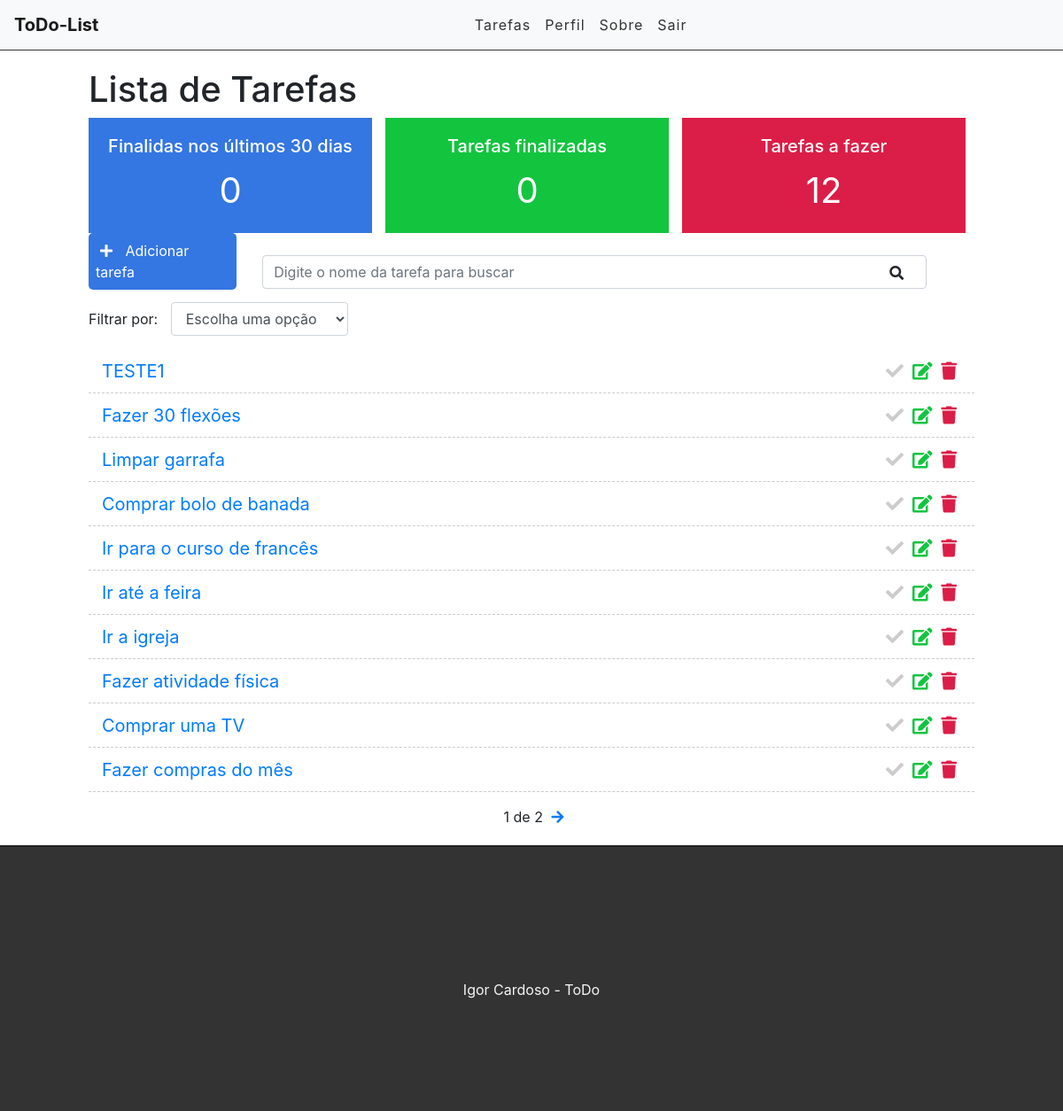
Page / (signed in) on the earlier database version.
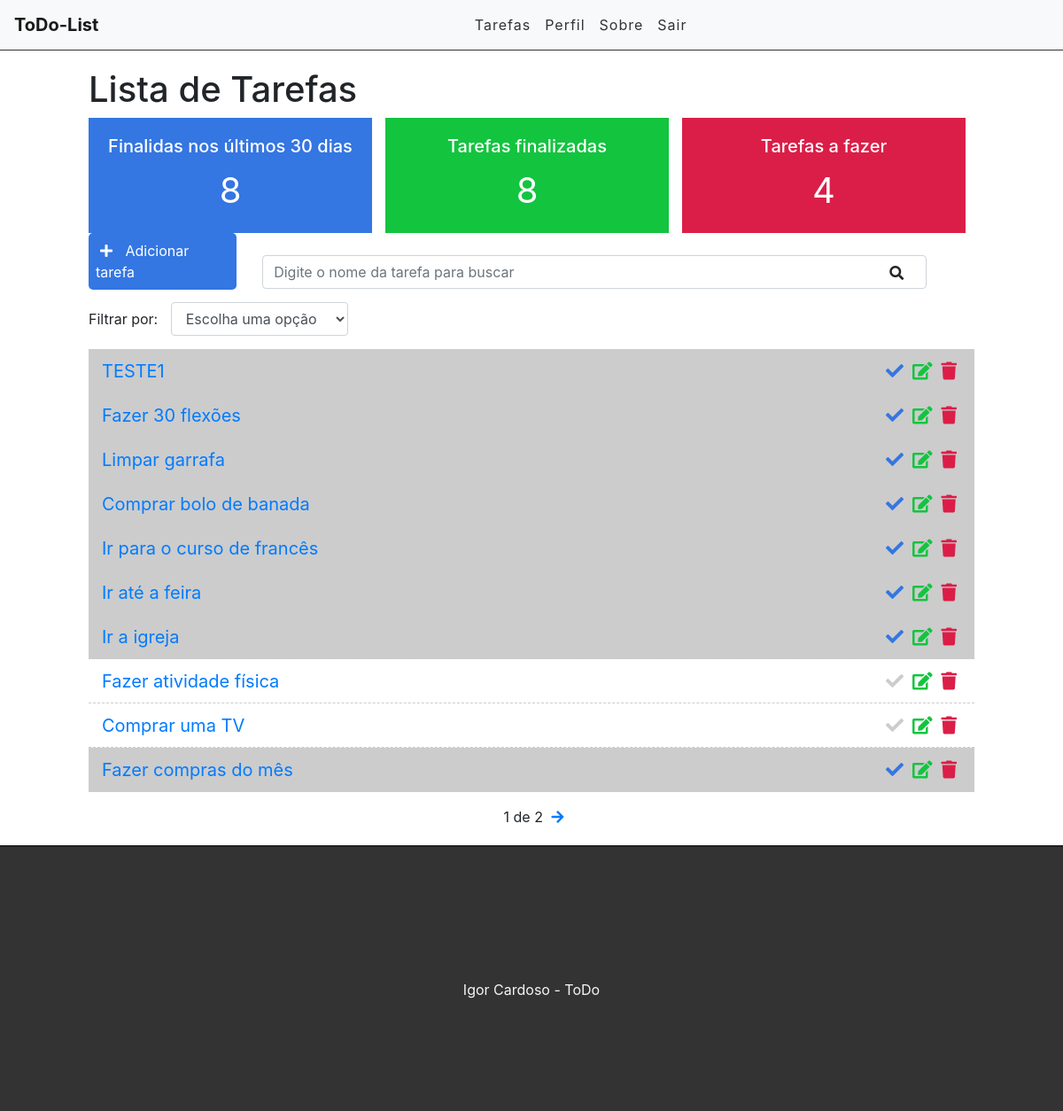
Same page on the later database version.
### tasks/models.py (models this page shows, shortened)
class Task(models.Model):
	STATUS = (
		('fazendo', 'Fazendo'),
		('feito', 'Feito')
	)
	title = models.CharField(max_length=255)
	description = models.TextField(blank=True)
	done = models.CharField(
		max_length=7, # Tamanho da entrada
		choices=STATUS,
	)
	user = models.ForeignKey(get_user_model(), on_delete=models.CASCADE) # Id do usuário
	share = models.CharField(blank=True, max_length=25)
	completion_date = models.DateField(blank=True)
	created_at = models.DateTimeField(auto_now_add=True)
	update_at = models.DateTimeField(auto_now=True)

### tasks/views.py (the view)
# urls.py: path('', views.taskList, name='task-list'),
@login_required
def taskList(request):		#   order_by: ordena por data de criação do mais novo para mais antigo
	search = request.GET.get('search')	# reseach é name do input de busca que está no html list.html
	filter = request.GET.get('filter') # Filtro
	dias_30 = datetime.datetime.now()-datetime.timedelta(days=30)
	taskFeitaRecente = Task.objects.filter(done='feito', update_at__gt=dias_30, user=request.user).count()
	taskFeito = Task.objects.filter(done='feito', user=request.user).count()
	taskFazendo = Task.objects.filter(done='fazendo', user=request.user).count()
	if search: # Filtrar pelo nome
		tasks = Task.objects.filter(title__icontains=search, user=request.user)#, user=request.user)
	elif filter: # Filtrar pelo estado (feito ou fazendo)
		tasks = Task.objects.filter(done=filter, user=request.user) # Vai filtrar pelo user e pelo done
	else:
		tasks_list = Task.objects.all().order_by('-created_at').filter(user=request.user)
		paginacao = Paginator(tasks_list, 10) # (lista, num de páginas)
		page = request.GET.get('page')
		tasks = paginacao.get_page(page) # Vai exibir o numero correto na página que está
	return render(request, 'tasks/list.html', {'tasks': tasks, 'taskFeitaRecente': taskFeitaRecente,
               'taskFeito': taskFeito, 'taskFazendo': taskFazendo})

### tasks/templates/tasks/list.html (shortened to what this page needs)
{% extends 'base.html' %}
{% block content %}
<div class="offset-1 col-10 list-div">
	<h1>Lista de Tarefas</h1>
	<div class="container dashboard">
		<div class="col-4 dashboard-box" id="dashboard-lastdays">
			<h4>Finalidas nos últimos 30 dias</h4>
			<span>{{ taskFeitaRecente }}</span>
		</div>
		<div class="col-4 dashboard-box" id="dashboard-done">
			<h4>Tarefas finalizadas</h4>
			<span>{{ taskFeito }}</span>
		</div>
		<div class="col-4 dashboard-box" id="dashboard-doing">
			<h4>Tarefas a fazer</h4>
			<span>{{ taskFazendo }}</span>
		</div>
	</div>
	<a id="add-link" href="newtask/">
		<div class="col-2 add-div">
			<i class="fas fa-plus"></i> Adicionar tarefa
		</div>
	</a>
	<div class="col-9 search-div">
		<form method="GET" id="search-form">
			<input class="form-control" type="text" id="search" name="search" placeholder="Digite o nome da tarefa para buscar" value="{{ request.GET.search }}">
			<i class="fas fa-search" id="search-btn"></i>
		</form>
	</div>
	<div class="col-12 filter-div" >
		<span>Filtrar por: </span>
		<select name="filter" id="filter" class="form-control">
			<option value="NADA">Escolha uma opção</option>
		</select>
	</div>
	<ul class="task-list">
		{% for task in tasks %}
			{% if task.done == 'fazendo' %}
				<li class="task-item">
			{% else %}
				<li class="task-item done">
			{% endif %}
					<span><a href="task/{{task.id}}">{{ task.title }}</a></span>
					<a href="delete/{{task.id}}" class="delete-btn"><span><i class="fas fa-trash"></i></span></a>
					<a href="edit/{{task.id}}"><span><i class="fas fa-edit"></i></span></a>
					<a href="changestatus/{{task.id}}"><span><i class="fas fa-check"></i></span></a>
				</li>
		{% endfor %}
	</ul>
	<div class="pagination">
		<span class="step-links">
			{% if tasks.paginator.num_pages %}
				<span class="current">
					{{ tasks.number }} de {{ tasks.paginator.num_pages }}
				</span>
			{% endif %}
			{% if tasks.has_next %}
				<a href="?page={{ tasks.next_page_number }}">
					<i class="fas fa-arrow-right"></i>
				</a>
			{% endif %}
		</span>
	</div>
</div>
{% endblock %}

### tasks/templates/base.html (shortened to what this page needs)
{% load static %}
<!DOCTYPE html>
<html lang="en">
<head>
	<link href="https://stackpath.bootstrapcdn.com/bootstrap/4.3.1/css/bootstrap.min.css" rel="stylesheet">
    <link rel="stylesheet" href="https://use.fontawesome.com/releases/v5.7.2/css/all.css">
	<link rel="stylesheet" href="{% static 'css/styles.css' %}">
</head>
<body>
	<div class="container-fluid">
		<nav class="navbar navbar-expand-lg navbar-light bg-light">
            <a class="navbar-brand" href="/">ToDo-List</a>
            <div class="collapse navbar-collapse" id="navbarSupportedContent">
                <ul class="navbar-nav">
                    {% if user.is_authenticated %}
                        <li class="nav-item">
                            <a class="nav-link" href="/">Tarefas</a>
                        </li>
                        <li class="nav-item">
                            <a class="nav-link" href="/perfil/">Perfil</a>
                        </li>
                    {% else %}
                        <li class="nav-item">
                            <a class="nav-link" href="/accounts/login">Entrar</a>
                        </li>
                    {% endif %}
                    <li class="nav-item">
                        <a class="nav-link" href="#">Sobre</a>
                    </li>
                    {% if user.is_authenticated %}
                        <li class="nav-item">
                            <a class="nav-link" href="/accounts/logout">Sair</a>
                        </li>
                    {% endif %}
                </ul>
            </div>
        </nav>
		{% block content %}{% endblock %}
		<footer>
			<p>Igor Cardoso - ToDo</p>
		</footer>
	</div>
</body>
</html>

### tasks/static/css/styles.css (style rules this page uses)
.container-fluid { padding: 0; }
.navbar { border-bottom: 1px solid #333; margin-bottom: 20px; }
.navbar-nav { margin: auto; }
.navbar-brand { font-weight: bold; }
.navbar-light .navbar-nav a.nav-link { color: #333; letter-spacing: 1px; }
.dashboard { padding: 0; width: 100%; display: block; }
.dashboard h4 { font-size: 20px; }
.dashboard span { font-size: 40px; display: block; width: 100%; }
.dashboard-box { float: left; background-color: #DFDFDF; color: #FFF; padding: 20px; box-sizing: border-box; height: 130px; width: 32%; text-align: center; }
.dashboard-box:nth-child(2) { margin-left: 1.5%; margin-right: 1.5%; }
#dashboard-lastdays { background-color: #3476e2; }
#dashboard-done { background-color: #13c43f; }
#dashboard-doing { background-color: #db1e47; }
#add-link { text-decoration: none; }
.add-div { background-color: #3476e2; cursor: pointer; display: inline-block; color: #FFF; padding: 8px; border-radius: 5px; margin-right: 25px; }
.fas.fa-plus { color: #FFF; margin-right: 10px; margin-left: 5px; }
.fas.fa-search { position: absolute; top: 12px; right: 26px; cursor: pointer; }
.search-div { padding: 0; margin-top: 15px; margin-bottom: 15px; display: inline-block; }
.filter-div { margin-bottom: 15px; padding: 0; }
#filter { display: inline-block; width: 200px; margin-left: 10px; }
.list-div { padding: 0; }
.task-list { padding-left: 0; }
.task-item { list-style: none; font-size: 20px; height: 50px; padding: 0 15px; padding-top: 10px; border-bottom: 1px dashed #CCC; }
.task-item.done { background-color: #CCC; }
.fas.fa-trash { color: #db1e47; cursor: pointer; margin: 5px; font-size: 20px; float: right; }
.fas.fa-edit { color: #13c43f; cursor: pointer; margin: 5px; font-size: 20px; float: right; }
.fa-check { color: #CCC; cursor: pointer; margin: 5px; font-size: 20px; float: right; }
.done .fa-check { color: #3476e2; }
footer { background-color: #333; height: 300px; border-top: 2px solid #202020; }
footer p { color: #f5f5f5; text-align: center; top: 50%; position: relative; }
.pagination { margin-bottom: 20px; }
.step-links { position: relative; margin-left: auto; margin-right: auto; }
.step-links .current { margin-left: 5px; margin-right: 5px; }

Differences in the rows shown:
changed Task "TESTE1": done "fazendo" → "feito" (drawn)
changed Task "Fazer 30 flexões": done "fazendo" → "feito" (drawn)
changed Task "Limpar garrafa": done "fazendo" → "feito" (drawn)
changed Task "Comprar bolo de banada": done "fazendo" → "feito" (drawn)
changed Task "Ir para o curso de francês": done "fazendo" → "feito" (drawn)
changed Task "Ir até a feira": done "fazendo" → "feito" (drawn)
changed Task "Ir a igreja": done "fazendo" → "feito" (drawn)
changed Task "Fazer compras do mês": done "fazendo" → "feito" (drawn)
Other differences:
{{ taskFeitaRecente }}: "0" → "8"
{{ taskFeito }}: "0" → "8"
{{ taskFazendo }}: "12" → "4"
